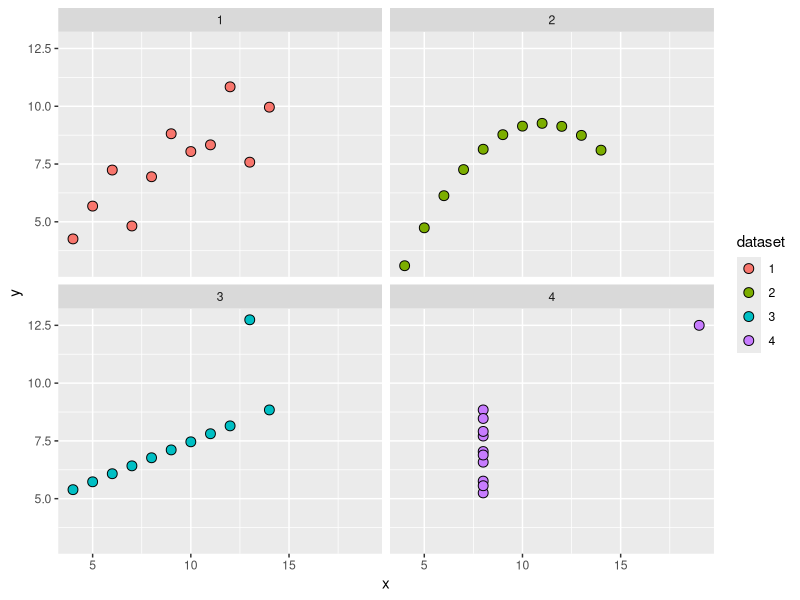

The R source for this figure:
library(ggplot2)
library(dplyr)

#-------------------------------#
### Exploratory data analysis ###
#-------------------------------#

# While summary statistics offer a quick and relatively simple way to assess essential qualities of your data, they can sometimes be misleading. 
# Let's explore a case in which data visualization is an important step in data analysis.

# read in pre-loaded data (included in the 'datasets' package; type ?anscombe for details)
data('anscombe')

# take a peek at the data (alternatively, you can type head(anscombe) to see the first 6 columns of the dataset).
anscombe

# calculate summary statistics (here, mean and variance) using dplyr
init.stats <- summarise_all(anscombe, funs(mean, var))
# look at summary statistics for x variables between datasets
select(init.stats, starts_with('x'))
# look at summary statistics for y variables between datasets
select(init.stats, starts_with('y'))

## summary stats look super similar! What about running a simple model (y ~ x) to see if the regression lines are similar?

# run regressions in a loop (don't worry about this part!)
model <- y ~ x
all.mods <- setNames(as.list(1:4), paste0('lm', 1:4))
for (i in 1:4){
  model[2:3] <- lapply(paste0(c('y', 'x'), i), as.name)
  all.mods[[1]] <- lmi <- lm(model, data = anscombe)
  print(anova(lmi))
}

# compute new columns with dataset names to facilitate plotting; plot datasets by group and wrap into single pretty plot
list(
  transmute(anscombe, x=x1, y=y1, dataset='1'),
  transmute(anscombe, x=x2, y=y2, dataset='2'),
  transmute(anscombe, x=x3, y=y3, dataset='3'),
  transmute(anscombe, x=x4, y=y4, dataset='4')
) %>%
  bind_rows() %>%
  ggplot(aes(x, y)) + geom_point(aes(fill = dataset), size = 3, pch = 21) + facet_wrap(~ dataset)

## EXERCISE 1 ##

#Using the `iris` dataset:
  
# Plot Sepal.Length and Sepal.Width.
# Calclate the mean, median, min, max, and variance of Sepal.Length and Sepal.Width. Print the output.
# Make a boxplot of both Sepal.Length and Sepal.Width to visualize the summary statistics calculated above.

#---------------------------------------------------#
### Basic questions in statistics, model notation ###
#---------------------------------------------------#

data('mtcars') # load built-in dataset
head(mtcars) # peek at first few rows of data

basic.fit <- lm(mtcars$mpg ~ mtcars$wt)

multi.fit <- lm(mtcars$mpg ~ mtcars$wt + mtcars$hp)

inter.fit1 <- lm(mtcars$mpg ~ mtcars$wt + mtcars$hp + mtcars$wt:mtcars$hp)

inter.fit2 <- lm(mtcars$mpg ~ mtcars$wt*mtcars$hp)

## EXERCISE 2 ##

# Translate the following into a model: "`iris` sepal length is determined by all petal measurements, as well as the interaction 
# between sepal length and petal length." 

# Look at the other variables included in `mtcars`. Which of these do you think most influences the miles per gallon of a given model? 
# Write out a statement in your comments, then model this statement using proper notation.

#-----------------------------#
### Useful stats 1: t-tests ###
#-----------------------------#

vols <- runif(15, min = 490, max = 500) # randomly generate 15 numbers between 490 and 500

# run a 1-sample t-test with the alternative hypothesis that the true mean is less than 500 mL; set the confidence level to 0.99 (alpha = 0.01)
t.test(vols, mu = 500, alternative = 'less', conf.level = 0.99) 

before <- c(200.1, 190.9, 192.7, 213, 241.4, 196.9, 172.2, 185.5, 205.2, 193.7)
after <- c(392.9, 393.2, 345.1, 393, 434, 427.9, 422, 383.9, 392.3, 352.2)
weights <- as.data.frame(cbind(before, after))

t.test(weights$before, weights$after, paired = TRUE)

data('diamonds')
head(diamonds) # this dataset contains ~54,000 observations of diamonds of varying quality. Let's assess whether the price of 'Very Good' and 'Premium' diamonds differs significantly:
vgood <- diamonds %>% filter(cut == 'Very Good') # create a subset based on cut category
premium <- diamonds %>% filter(cut == 'Premium')

t.test(vgood$price, premium$price, alternative = 'less', conf.level = 0.99) # test whether price is significantly different

t.test(vgood$carat, premium$carat, alternative = 'less', conf.level = 0.99) # test whether carat measurements are significantly different

## EXERCISE 3 ##
# Run a one-sided, two sample t-test to determine whether 8-cylinder cars get significantly lower mpg than 6-cylinder cars. 
# Make sure to take a look at your data to help you choose an appropriate alternative hypothesis.

#---------------------------------------#
### Useful stats 2: linear regression ###
#---------------------------------------#

lm.basic <- lm(mpg ~ wt, data = mtcars)

summary(lm.basic)
names(lm.basic) ## take a peek at the kinds of summary statistics that may be accessed
summary(lm.basic)$coefficients

## EXERCISE 4 ##
# Let's go back to a familiar question: does the weight of a car affect its mpg? Run this linear model and extract the coefficients.

#---------------------------#
### Useful stats 3: ANOVA ###
#---------------------------#

music <- as.data.frame(cbind(runif(10, min = 50, max = 100), runif(10, min = 70, max = 100), runif(10, min = 80, max = 100)))
names(music) <- c('metal', 'electronic', 'jazz')
music

musicdf <- bind_rows(transmute(music, score = metal, genre = 'metal'), transmute(music, score = electronic, genre='electronic'), transmute(music, score = jazz, genre='jazz'))

simple.anova <- aov(score ~ genre, data = musicdf)
summary(simple.anova)

## EXERCISE 5 ##
# Run an ANOVA using the R diamonds dataset to test whether the color of a diamond affects its depth.
